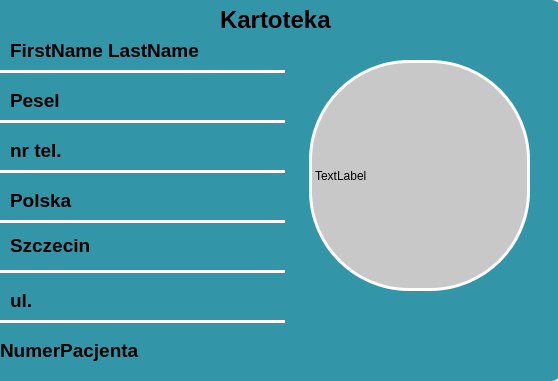
<?xml version="1.0" encoding="UTF-8"?>
<ui version="4.0">
 <class>profil</class>
 <widget class="QWidget" name="profil">
  <property name="geometry">
   <rect>
    <x>0</x>
    <y>0</y>
    <width>558</width>
    <height>381</height>
   </rect>
  </property>
  <property name="minimumSize">
   <size>
    <width>537</width>
    <height>381</height>
   </size>
  </property>
  <property name="windowTitle">
   <string>Form</string>
  </property>
  <widget class="QFrame" name="frame_52">
   <property name="geometry">
    <rect>
     <x>-10</x>
     <y>0</y>
     <width>571</width>
     <height>381</height>
    </rect>
   </property>
   <property name="minimumSize">
    <size>
     <width>571</width>
     <height>381</height>
    </size>
   </property>
   <property name="styleSheet">
    <string notr="true">background-color: rgb(50, 149, 168);
border-radius: 10px;</string>
   </property>
   <property name="frameShape">
    <enum>QFrame::Shape::StyledPanel</enum>
   </property>
   <property name="frameShadow">
    <enum>QFrame::Shadow::Raised</enum>
   </property>
   <widget class="QLabel" name="NameLabel_3">
    <property name="geometry">
     <rect>
      <x>20</x>
      <y>30</y>
      <width>261</width>
      <height>41</height>
     </rect>
    </property>
    <property name="font">
     <font>
      <pointsize>14</pointsize>
      <bold>true</bold>
     </font>
    </property>
    <property name="layoutDirection">
     <enum>Qt::LayoutDirection::LeftToRight</enum>
    </property>
    <property name="styleSheet">
     <string notr="true"/>
    </property>
    <property name="text">
     <string>FirstName LastName</string>
    </property>
    <property name="textFormat">
     <enum>Qt::TextFormat::RichText</enum>
    </property>
    <property name="alignment">
     <set>Qt::AlignmentFlag::AlignLeading|Qt::AlignmentFlag::AlignLeft|Qt::AlignmentFlag::AlignVCenter</set>
    </property>
   </widget>
   <widget class="Line" name="line_35">
    <property name="geometry">
     <rect>
      <x>10</x>
      <y>70</y>
      <width>285</width>
      <height>3</height>
     </rect>
    </property>
    <property name="styleSheet">
     <string notr="true">background-color: white;</string>
    </property>
    <property name="orientation">
     <enum>Qt::Orientation::Vertical</enum>
    </property>
   </widget>
   <widget class="QLabel" name="PeselLabel_2">
    <property name="geometry">
     <rect>
      <x>20</x>
      <y>80</y>
      <width>261</width>
      <height>41</height>
     </rect>
    </property>
    <property name="font">
     <font>
      <pointsize>14</pointsize>
      <bold>true</bold>
     </font>
    </property>
    <property name="layoutDirection">
     <enum>Qt::LayoutDirection::LeftToRight</enum>
    </property>
    <property name="styleSheet">
     <string notr="true"/>
    </property>
    <property name="text">
     <string>Pesel</string>
    </property>
    <property name="textFormat">
     <enum>Qt::TextFormat::RichText</enum>
    </property>
    <property name="alignment">
     <set>Qt::AlignmentFlag::AlignLeading|Qt::AlignmentFlag::AlignLeft|Qt::AlignmentFlag::AlignVCenter</set>
    </property>
   </widget>
   <widget class="Line" name="line_36">
    <property name="geometry">
     <rect>
      <x>10</x>
      <y>120</y>
      <width>285</width>
      <height>3</height>
     </rect>
    </property>
    <property name="styleSheet">
     <string notr="true">background-color: white;</string>
    </property>
    <property name="orientation">
     <enum>Qt::Orientation::Vertical</enum>
    </property>
   </widget>
   <widget class="Line" name="line_37">
    <property name="geometry">
     <rect>
      <x>10</x>
      <y>170</y>
      <width>285</width>
      <height>3</height>
     </rect>
    </property>
    <property name="styleSheet">
     <string notr="true">background-color: white;</string>
    </property>
    <property name="orientation">
     <enum>Qt::Orientation::Vertical</enum>
    </property>
   </widget>
   <widget class="QLabel" name="CTLabel_2">
    <property name="geometry">
     <rect>
      <x>20</x>
      <y>130</y>
      <width>261</width>
      <height>41</height>
     </rect>
    </property>
    <property name="font">
     <font>
      <pointsize>14</pointsize>
      <bold>true</bold>
     </font>
    </property>
    <property name="layoutDirection">
     <enum>Qt::LayoutDirection::LeftToRight</enum>
    </property>
    <property name="styleSheet">
     <string notr="true"/>
    </property>
    <property name="text">
     <string>nr tel. </string>
    </property>
    <property name="textFormat">
     <enum>Qt::TextFormat::RichText</enum>
    </property>
    <property name="alignment">
     <set>Qt::AlignmentFlag::AlignLeading|Qt::AlignmentFlag::AlignLeft|Qt::AlignmentFlag::AlignVCenter</set>
    </property>
   </widget>
   <widget class="QLabel" name="pnstLabel_2">
    <property name="geometry">
     <rect>
      <x>20</x>
      <y>180</y>
      <width>261</width>
      <height>41</height>
     </rect>
    </property>
    <property name="font">
     <font>
      <pointsize>14</pointsize>
      <bold>true</bold>
     </font>
    </property>
    <property name="layoutDirection">
     <enum>Qt::LayoutDirection::LeftToRight</enum>
    </property>
    <property name="styleSheet">
     <string notr="true"/>
    </property>
    <property name="text">
     <string>Polska</string>
    </property>
    <property name="textFormat">
     <enum>Qt::TextFormat::RichText</enum>
    </property>
    <property name="alignment">
     <set>Qt::AlignmentFlag::AlignLeading|Qt::AlignmentFlag::AlignLeft|Qt::AlignmentFlag::AlignVCenter</set>
    </property>
   </widget>
   <widget class="Line" name="line_38">
    <property name="geometry">
     <rect>
      <x>10</x>
      <y>170</y>
      <width>285</width>
      <height>3</height>
     </rect>
    </property>
    <property name="styleSheet">
     <string notr="true">background-color: white;</string>
    </property>
    <property name="orientation">
     <enum>Qt::Orientation::Vertical</enum>
    </property>
   </widget>
   <widget class="Line" name="line_39">
    <property name="geometry">
     <rect>
      <x>10</x>
      <y>220</y>
      <width>285</width>
      <height>3</height>
     </rect>
    </property>
    <property name="styleSheet">
     <string notr="true">background-color: white;</string>
    </property>
    <property name="orientation">
     <enum>Qt::Orientation::Vertical</enum>
    </property>
   </widget>
   <widget class="QLabel" name="MiastoLabel_2">
    <property name="geometry">
     <rect>
      <x>20</x>
      <y>230</y>
      <width>261</width>
      <height>31</height>
     </rect>
    </property>
    <property name="font">
     <font>
      <pointsize>14</pointsize>
      <bold>true</bold>
     </font>
    </property>
    <property name="layoutDirection">
     <enum>Qt::LayoutDirection::LeftToRight</enum>
    </property>
    <property name="styleSheet">
     <string notr="true"/>
    </property>
    <property name="text">
     <string>Szczecin</string>
    </property>
    <property name="textFormat">
     <enum>Qt::TextFormat::RichText</enum>
    </property>
    <property name="alignment">
     <set>Qt::AlignmentFlag::AlignLeading|Qt::AlignmentFlag::AlignLeft|Qt::AlignmentFlag::AlignVCenter</set>
    </property>
   </widget>
   <widget class="QLabel" name="PeselLabel_7">
    <property name="geometry">
     <rect>
      <x>20</x>
      <y>280</y>
      <width>261</width>
      <height>41</height>
     </rect>
    </property>
    <property name="font">
     <font>
      <pointsize>14</pointsize>
      <bold>true</bold>
     </font>
    </property>
    <property name="layoutDirection">
     <enum>Qt::LayoutDirection::LeftToRight</enum>
    </property>
    <property name="styleSheet">
     <string notr="true"/>
    </property>
    <property name="text">
     <string>ul. </string>
    </property>
    <property name="textFormat">
     <enum>Qt::TextFormat::RichText</enum>
    </property>
    <property name="alignment">
     <set>Qt::AlignmentFlag::AlignLeading|Qt::AlignmentFlag::AlignLeft|Qt::AlignmentFlag::AlignVCenter</set>
    </property>
   </widget>
   <widget class="Line" name="line_40">
    <property name="geometry">
     <rect>
      <x>10</x>
      <y>270</y>
      <width>285</width>
      <height>3</height>
     </rect>
    </property>
    <property name="styleSheet">
     <string notr="true">background-color: white;</string>
    </property>
    <property name="orientation">
     <enum>Qt::Orientation::Vertical</enum>
    </property>
   </widget>
   <widget class="QLabel" name="NameLabel_4">
    <property name="geometry">
     <rect>
      <x>230</x>
      <y>0</y>
      <width>261</width>
      <height>41</height>
     </rect>
    </property>
    <property name="font">
     <font>
      <pointsize>18</pointsize>
      <bold>true</bold>
     </font>
    </property>
    <property name="layoutDirection">
     <enum>Qt::LayoutDirection::LeftToRight</enum>
    </property>
    <property name="styleSheet">
     <string notr="true"/>
    </property>
    <property name="text">
     <string>Kartoteka</string>
    </property>
    <property name="textFormat">
     <enum>Qt::TextFormat::RichText</enum>
    </property>
    <property name="alignment">
     <set>Qt::AlignmentFlag::AlignLeading|Qt::AlignmentFlag::AlignLeft|Qt::AlignmentFlag::AlignVCenter</set>
    </property>
   </widget>
   <widget class="Line" name="line_41">
    <property name="geometry">
     <rect>
      <x>10</x>
      <y>320</y>
      <width>285</width>
      <height>3</height>
     </rect>
    </property>
    <property name="styleSheet">
     <string notr="true">background-color: white;</string>
    </property>
    <property name="orientation">
     <enum>Qt::Orientation::Vertical</enum>
    </property>
   </widget>
   <widget class="QLabel" name="PeselLabel_8">
    <property name="geometry">
     <rect>
      <x>10</x>
      <y>330</y>
      <width>261</width>
      <height>41</height>
     </rect>
    </property>
    <property name="font">
     <font>
      <pointsize>14</pointsize>
      <bold>true</bold>
     </font>
    </property>
    <property name="layoutDirection">
     <enum>Qt::LayoutDirection::LeftToRight</enum>
    </property>
    <property name="styleSheet">
     <string notr="true"/>
    </property>
    <property name="text">
     <string>NumerPacjenta</string>
    </property>
    <property name="textFormat">
     <enum>Qt::TextFormat::RichText</enum>
    </property>
    <property name="alignment">
     <set>Qt::AlignmentFlag::AlignLeading|Qt::AlignmentFlag::AlignLeft|Qt::AlignmentFlag::AlignVCenter</set>
    </property>
   </widget>
   <widget class="QLabel" name="profilePhoto">
    <property name="geometry">
     <rect>
      <x>319</x>
      <y>60</y>
      <width>221</width>
      <height>231</height>
     </rect>
    </property>
    <property name="minimumSize">
     <size>
      <width>0</width>
      <height>16</height>
     </size>
    </property>
    <property name="styleSheet">
     <string notr="true">background-color: rgb(200, 200, 200);
border-radius: 100px;
border: 3px solid white;</string>
    </property>
    <property name="text">
     <string>TextLabel</string>
    </property>
   </widget>
  </widget>
 </widget>
 <resources/>
 <connections/>
</ui>
